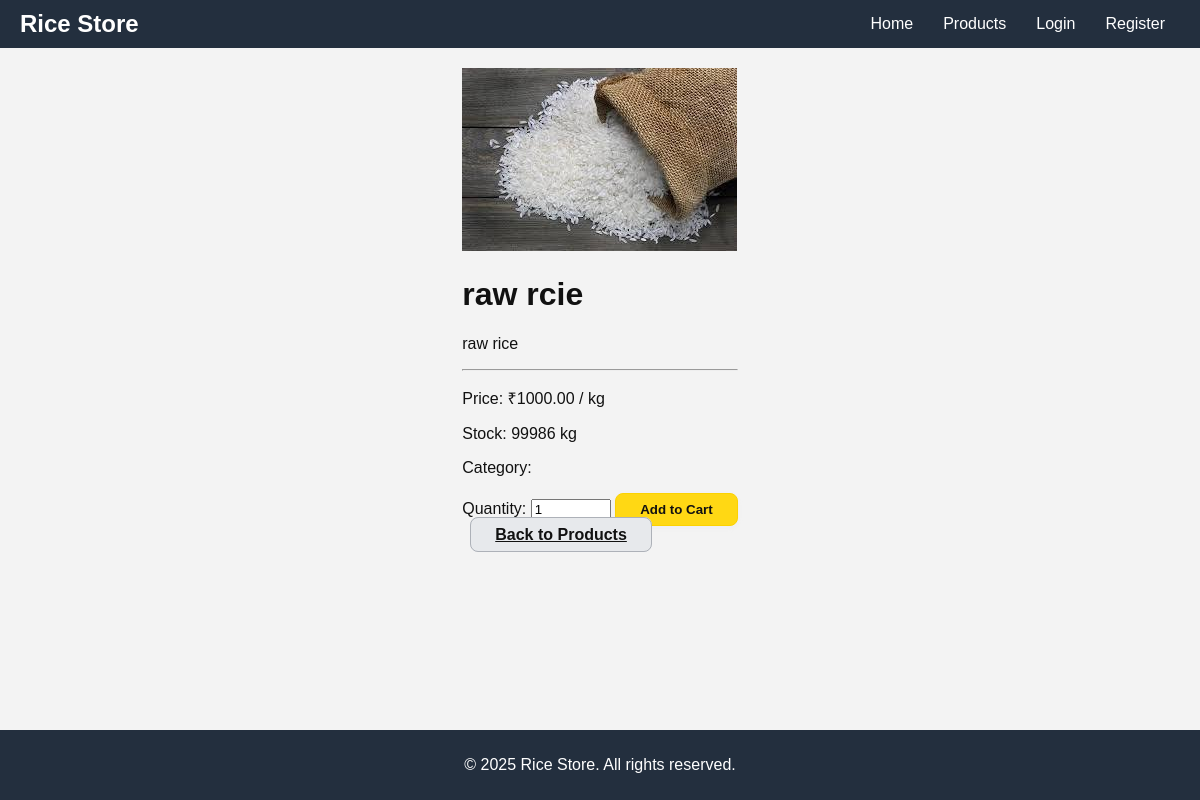
The app's page /product/2 with its own data.
### main.py (models this page shows, shortened)
class Product(db.Model):
    id = db.Column(db.Integer, primary_key=True)
    name = db.Column(db.String(100), nullable=False)
    description = db.Column(db.Text, nullable=False)
    price = db.Column(db.Float, nullable=False)
    stock = db.Column(db.Integer, nullable=False, default=0)
    image_file = db.Column(db.String(20), nullable=False, default='default_product.png')
    category = db.Column(db.String(50), nullable=True)  # e.g., Basmati, Sona Masuri, Brown Rice
    cart_item_rel = db.relationship('CartItem', backref='product', lazy=True)
    order_item_rel = db.relationship('OrderItem', backref='product', lazy=True)

### main.py (the view)
@app.route("/product/<int:product_id>")
def product_detail(product_id):
    product = Product.query.get_or_404(product_id)
    return render_template('product_detail.html', title=product.name, product=product)

### main.py (called while the page is built)
@app.context_processor
def inject_global_data():
    return dict(current_year=datetime.utcnow().year)

### templates/product_detail.html
{% extends "base.html" %}
{% block content %}
    <div class="container my-5">
        <div class="row">
            <div class="col-md-5 mb-4">
                <div class="card p-3 shadow-sm h-100">
                    <img src="{{ url_for('static', filename='product_pics/' + product.image_file) }}"
                         class="img-fluid product-detail-img" alt="{{ product.name }}">
                </div>
            </div>
            <div class="col-md-7 mb-4">
                <div class="card p-4 shadow-sm h-100 d-flex flex-column justify-content-between">
                    <div>
                        <h1 class="mb-3">{{ product.name }}</h1>
                        <p class="lead text-muted">{{ product.description }}</p>
                        <hr>
                        <p class="price-detail">Price: ₹{{ "%.2f"|format(product.price) }} / kg</p>
                        <p class="stock-detail">Stock: {{ product.stock }} kg</p>
                        <p class="category-detail">Category: {{ product.category }}</p>
                    </div>
                    <div class="mt-4">
                        {% if product.stock > 0 %}
                            <form action="{{ url_for('add_to_cart', product_id=product.id) }}" method="POST" class="d-flex align-items-center">
                                <label for="quantity" class="form-label me-2 mb-0">Quantity:</label>
                                <input type="number" name="quantity" id="quantity" value="1"
                                       min="1" max="{{ product.stock }}"
                                       class="form-control quantity-input detail-page me-3">
                                <button type="submit" class="btn-amazon btn-lg flex-grow-1">Add to Cart</button>
                            </form>
                        {% else %}
                            <div class="alert alert-warning" role="alert">
                                Out of Stock!
                            </div>
                        {% endif %}
                        <a href="{{ url_for('home') }}" class="btn-amazon-secondary mt-3">Back to Products</a>
                    </div>
                </div>
            </div>
        </div>
    </div>
{% endblock content %}

### static/main.css (style rules this page uses)
body { margin: 0; padding: 0; display: flex; flex-direction: column; min-height: 100vh; font-family: Arial, sans-serif; background-color: #eaeded; color: #111; }
.btn-amazon { background-color: #ffd814; color: #111; border: 1px solid #fcd200; border-radius: 8px; font-weight: bold; padding: 8px 24px; box-shadow: 0 2px 5px rgba(213, 217, 217, 0.15); transition: background 0.2s, box-shadow 0.2s; }

### templates/base.html (style rules this page uses)
body { background-color: #f3f3f3; font-family: 'Amazon Ember', Arial, sans-serif; color: #111; }
.btn-amazon { background-color: #ffd814; color: #111; border: 1px solid #fcd200; border-radius: 8px; font-weight: bold; padding: 8px 24px; box-shadow: 0 2px 5px rgba(213, 217, 217, 0.15); transition: background 0.2s, box-shadow 0.2s; }
.btn-amazon-secondary { background-color: #e7e9ec; color: #111; border: 1px solid #adb1b8; border-radius: 8px; font-weight: bold; padding: 8px 24px; margin-left: 8px; transition: background 0.2s, box-shadow 0.2s; }

### records on screen
Product: image_file (picture), name "raw rcie", description "raw rice", price "1000.00", stock "99986"
